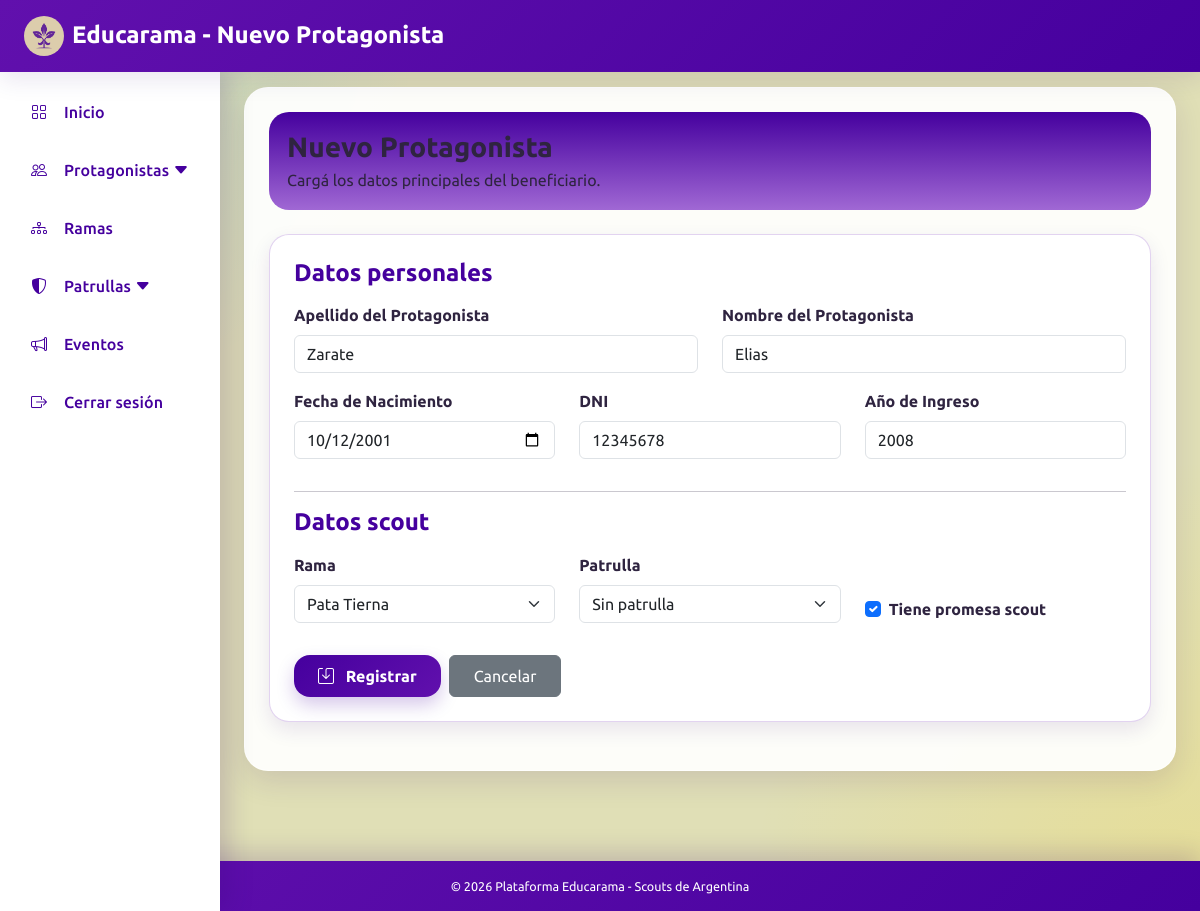
The page /views/pages/alta_protagonista.php?id=1 (signed in) on the database as committed earlier.
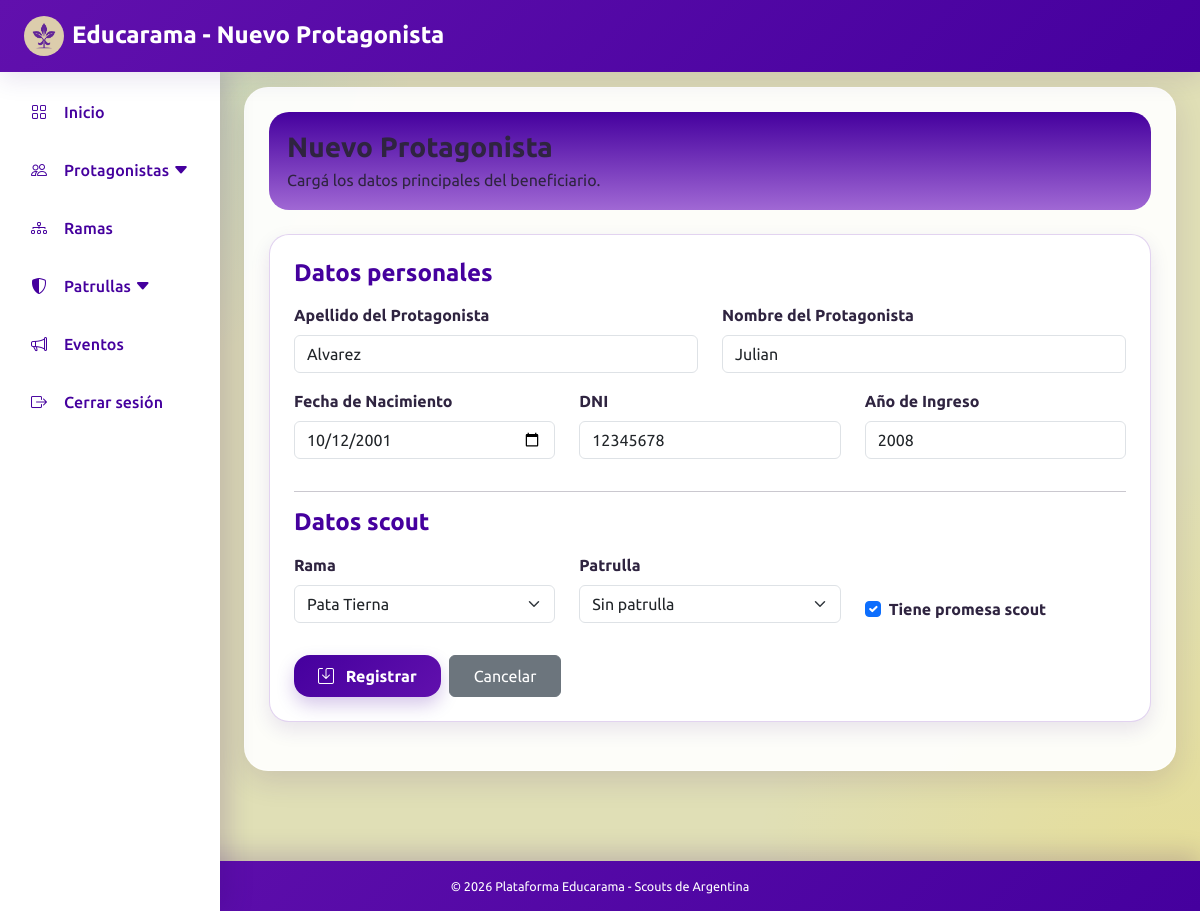
The same page on the database as committed later.
### tables this page shows
CREATE TABLE `protagonista` (
  `id` int(11) NOT NULL,
  `promesa` tinyint(1) DEFAULT NULL,
  `id_persona` int(11) NOT NULL,
  `id_rama` int(11) NOT NULL,
  `id_patrulla` int(11) DEFAULT NULL,
  `anio_ingreso` int(11) DEFAULT NULL
);

CREATE TABLE `persona` (
  `id` int(11) NOT NULL,
  `dni` int(11) NOT NULL,
  `nombre` varchar(100) DEFAULT NULL,
  `apellido` varchar(100) DEFAULT NULL,
  `fecha_nacimiento` date DEFAULT NULL
);

CREATE TABLE `rama` (
  `id` int(11) NOT NULL,
  `nombre` varchar(100) DEFAULT NULL,
  `id_grupo` int(11) NOT NULL,
  `id_rama` int(11) NOT NULL
);

### src/Datos/Database.php (called while the page is built)
<?php
class Database {
    private static ?PDO $conexion = null;
    public static function getConexion(): PDO {
        if (self::$conexion === null) {
            $host = 'localhost';
            $db   = 'educarama';
            $user = 'root';
            $pass = '';
            $charset = 'utf8mb4';
            $dsn = "mysql:host=$host;dbname=$db;charset=$charset";
            try {
                self::$conexion = new PDO($dsn, $user, $pass, [
                    PDO::ATTR_ERRMODE            => PDO::ERRMODE_EXCEPTION,
                    PDO::ATTR_DEFAULT_FETCH_MODE => PDO::FETCH_ASSOC,
                    PDO::ATTR_EMULATE_PREPARES   => false,
                ]);
            } catch (Throwable $e) {
                http_response_code(500);
                die(json_encode([
                    "status" => "error",
                    "message" => "Error fatal de conexión a la Base de Datos: " . $e->getMessage()
                ]));
            }
        }
        return self::$conexion;
    }
}

### src/Controladores/ProtagonistaController.php (called while the page is built, shortened)
<?php
require_once __DIR__ . '/../Datos/Database.php';
require_once __DIR__ . '/../Datos/ProtagonistaRepository.php';
require_once __DIR__ . '/../Datos/RamaRepository.php';
require_once __DIR__ . '/../Servicios/ProtagonistaService.php';
class ProtagonistaController
{
    private ProtagonistaService $servicio;
    private RamaRepository $ramaRepository;
    public function __construct()
    {
        $this->conexion = Database::getConexion();
        $personaRepository = new PersonaRepository($this->conexion);
        $protagonistaRepository = new ProtagonistaRepository($this->conexion);
        $this->ramaRepository = new RamaRepository($this->conexion);
        $this->servicio = new ProtagonistaService(
            $this->conexion,
            $personaRepository,
            $protagonistaRepository
        );
    }
    public function obtenerPerfilPorId(int $id): ?array
    {
        return $this->servicio->obtenerPerfil($id);
    }
    public function listarRamas(): array
    {
        return $this->ramaRepository->listarTodo();
    }
    public function guardarSiEsPost(): void
{
    if ($_SERVER['REQUEST_METHOD'] !== 'POST') {
        return;
    }
    $this->servicio->registrarDesdeFormulario($_POST);
    exit;
}
}

### src/Servicios/ProtagonistaService.php (called while the page is built, shortened)
<?php
class ProtagonistaService
{
    private ProtagonistaRepository $protagonistaRepository;
    public function __construct(
        PDO $conexion,
        PersonaRepository $personaRepository,
        ProtagonistaRepository $protagonistaRepository
    ) {
        $this->protagonistaRepository = $protagonistaRepository;
    }
    public function obtenerPerfil(int $id): ?array
    {
        return $this->protagonistaRepository->obtenerPerfilPorId($id);
    }
}

### src/Datos/ProtagonistaRepository.php (called while the page is built, shortened)
<?php
class ProtagonistaRepository
{
    private PDO $conexion;
    public function __construct(PDO $conexion)
    {
        $this->conexion = $conexion;
    }
    public function obtenerPerfilPorId(int $id): ?array
    {
        $stmt = $this->conexion->prepare("
            SELECT
                p.id,
                p.promesa,
                p.anio_ingreso,
                p.id_persona,
                p.id_rama,
                p.id_patrulla,
                per.nombre,
                per.apellido,
                per.fecha_nacimiento,
                per.dni,
                r.nombre AS rama,
                pa.nombre AS patrulla
            FROM protagonista p
            INNER JOIN persona per ON p.id_persona = per.id
            LEFT JOIN rama r ON p.id_rama = r.id
            LEFT JOIN patrulla pa ON p.id_patrulla = pa.id
            WHERE p.id = :id
        ");
        $stmt->execute([':id' => $id]);
        $protagonista = $stmt->fetch(PDO::FETCH_ASSOC);
        return $protagonista ?: null;
    }
}

### src/Datos/RamaRepository.php (called while the page is built, shortened)
<?php
class RamaRepository
{
    private PDO $conexion;
    public function __construct(PDO $conexion)
    {
        $this->conexion = $conexion;
    }
    public function listarTodo(): array
    {
        $stmt = $this->conexion->prepare("
            SELECT
                r.id,
                r.nombre,
                r.id_grupo,
                r.id_rama,
                g.nombre AS grupo,
                cr.nombre AS categoria
            FROM rama r
            LEFT JOIN grupo g ON r.id_grupo = g.id
            LEFT JOIN categoria_rama cr ON r.id_rama = cr.id
            ORDER BY r.nombre
        ");
        $stmt->execute();
        return $stmt->fetchAll(PDO::FETCH_ASSOC);
    }
}
?>

### views/pages/alta_protagonista.php (the view, shortened to what the changed rows need)
<?php
require_once __DIR__ . '/../../src/Controladores/ProtagonistaController.php';
$controlador = new ProtagonistaController();
$id = isset($_GET['id']) ? (int) $_GET['id'] : null;
$protagonista = null;
$esEdicion = !empty($protagonista);
if ($id) {
    $protagonista = $controlador->obtenerPerfilPorId($id);
}
try {
    $controlador->guardarSiEsPost();
} catch (Throwable $e) {
    $error = $e->getMessage();
}
$ramas = $controlador->listarRamas();
?>
<!DOCTYPE html>
<html lang="es">
<head>
    <link href="https://cdn.jsdelivr.net/npm/bootstrap@5.3.0/dist/css/bootstrap.min.css" rel="stylesheet">
    <link rel="stylesheet" href="https://cdnjs.cloudflare.com/ajax/libs/bootstrap-icons/1.10.5/font/bootstrap-icons.min.css">
    <link rel="stylesheet" href="/Educarama/public/css/styles.css?v=1.5">
</head>
<body>
    <?php
     include __DIR__ . '/includes/barra_superior.php';
    ?>
    <div class="main-content-wrapper">
        <div class="container contenedor-principal p-4">
            <section class="barra-superior-inst mb-4">
                <div>
                    <h1 class="h3 fw-bold mb-1">
                        <?= $esEdicion ? 'Editar Protagonista' : 'Nuevo Protagonista' ?>
                    </h1>
                </div>
            </section>
            <section class="row mb-4 align-items-stretch">
                <div class="col-md-12 mb-3 mb-md-0">
                    <div class="tarjeta-blanca-borde p-4 h-100">
                        <form method="POST" enctype="multipart/form-data">
                            <h2 class="h4 texto-violeta fw-bold mb-3">Datos personales</h2>
                            <div class="row">
                                <div class="col-md-6 mb-3">
                                    <label for="apellido" class="form-label fw-bold">
                                        Apellido del Protagonista
                                    </label>
                                    <input
                                         type="text"
                                         class="form-control"
                                         id="apellido"
                                         name="apellido"
                                         placeholder="Ingrese el/los apellido/s del protagonista"
                                         value="<?= htmlspecialchars($protagonista['apellido'] ?? '') ?>"
                                         required
                                    >
                                </div>
                                <div class="col-md-6 mb-3">
                                    <label for="nombre" class="form-label fw-bold">
                                        Nombre del Protagonista
                                    </label>
                                      <input
                                         type="text"
                                         class="form-control"
                                         id="nombre"
                                         name="nombre"
                                         placeholder="Ingrese el/los nombre/s del protagonista"
                                         value="<?= htmlspecialchars($protagonista['nombre'] ?? '') ?>"
                                         required
                                    >
                                </div>
                                <div class="col-md-4 mb-3">
                                    <label for="fecha_nacimiento" class="form-label fw-bold">
                                        Fecha de Nacimiento
                                    </label>
                                    <input
                                         type="date"
                                         class="form-control"
                                         id="fecha_nacimiento"
                                         name="fecha_nacimiento"
                                         value="<?= htmlspecialchars($protagonista['fecha_nacimiento'] ?? '') ?>"
                                         required
                                    >
                                </div>
                                <div class="col-md-4 mb-3">
                                    <label for="dni" class="form-label fw-bold">DNI</label>
                                    <input
                                         type="text"
                                         class="form-control"
                                         id="dni"
                                         name="dni"
                                         placeholder="Ingrese el DNI del protagonista"
                                         value="<?= htmlspecialchars($protagonista['dni'] ?? '') ?>"
                                         required
                                    >
                                </div>
                                <div class="col-md-4 mb-3">
                                    <label for="anio_ingreso" class="form-label fw-bold">
                                        Año de Ingreso
                                    </label>
                                    <input
                                         type="number"
                                         class="form-control"
                                         id="anio_ingreso"
                                         name="anio_ingreso"
                                         placeholder="Ingrese el año de ingreso"
                                         value="<?= htmlspecialchars($protagonista['anio_ingreso'] ?? '') ?>"
                                    >
                                </div>
                            </div>
                            <h2 class="h4 texto-violeta fw-bold mb-3">Datos scout</h2>
                            <div class="row">
                                <div class="col-md-4 mb-3">
                                    <label for="id_rama" class="form-label fw-bold">
                                        Rama
                                    </label>
                                    <select name="id_rama" id="id_rama" class="form-select" required>
                                        <?php foreach ($ramas as $rama): ?>
                                            <option
                                                 value="<?= $rama['id'] ?>"
                                                <?= isset($protagonista['id_rama']) && (int)$protagonista['id_rama'] === (int)$rama['id'] ? 'selected' : '' ?>
                                            >
                                                <?= htmlspecialchars($rama['nombre']) ?>
                                            </option>
                                        <?php endforeach; ?>
                                    </select>
                                </div>
                                <div class="col-md-4 mb-3 d-flex align-items-end">
                                    <div class="form-check">
                                        <input
                                             class="form-check-input"
                                             type="checkbox"
                                             name="promesa"
                                             id="promesa"
                                            <?= !empty($protagonista['promesa']) ? 'checked' : '' ?>
                                        >
                                        <label class="form-check-label fw-bold" for="promesa">
                                            Tiene promesa scout
                                        </label>
                                    </div>
                                </div>
                            </div>
                        </form>
                    </div>
                </div>
            </section>
        </div>
    </div>
</body>
</html>

Rows that differ between the two databases and show on the page:
changed through a linked row, protagonista "Pata Tierna": apellido "Zarate" → "Alvarez"; nombre "Elias" → "Julian"
